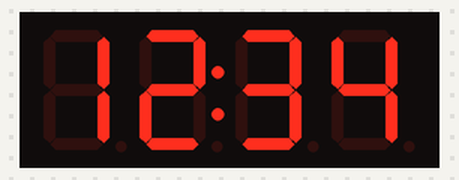
The sketch below on a simulated Arduino Uno, built with avr-gcc and run on an emulated ATmega328P. Shown: 4-digit seven-segment display. What the sketch prints to the serial monitor is not drawn.

Above: at 0.1 s.
At 1.1 s:
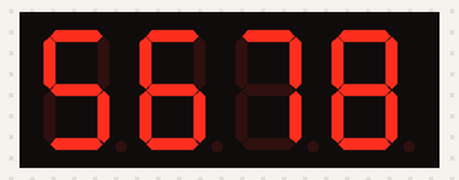
At 2.1 s:
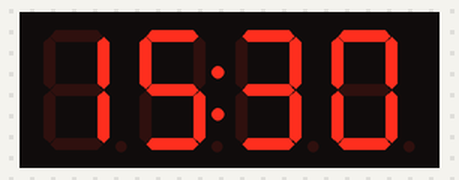

The sketch:

arduino.ino
```cpp
// use TM1637 lib by avishay orpaz
#include <TM1637Display.h>

#define CLK 11
#define DIO 10

TM1637Display display(CLK, DIO);

void setup() {
  Serial.begin(9600);
  display.setBrightness(7);

  Serial.println("TM1637 Display Ready");
}

void loop() {
  // Display time-like format with ":"
  display.showNumberDecEx(1234, 0b01000000, false);
  // 0b01000000 = turn on the colon (middle segment)
  delay(1000);

  display.showNumberDec(5678);
  delay(1000);

  // Display time format (HH:MM style)
  display.showNumberDecEx(1530, 0b01000000, false);  // 15:30
  delay(1000);
}
```

Measured:
- by itself, everything shown: repeats every 3.1 s, in 3 steps
- what the display in image 1 shows lasts 1.1 s, from 1.0 s to 2.1 s
